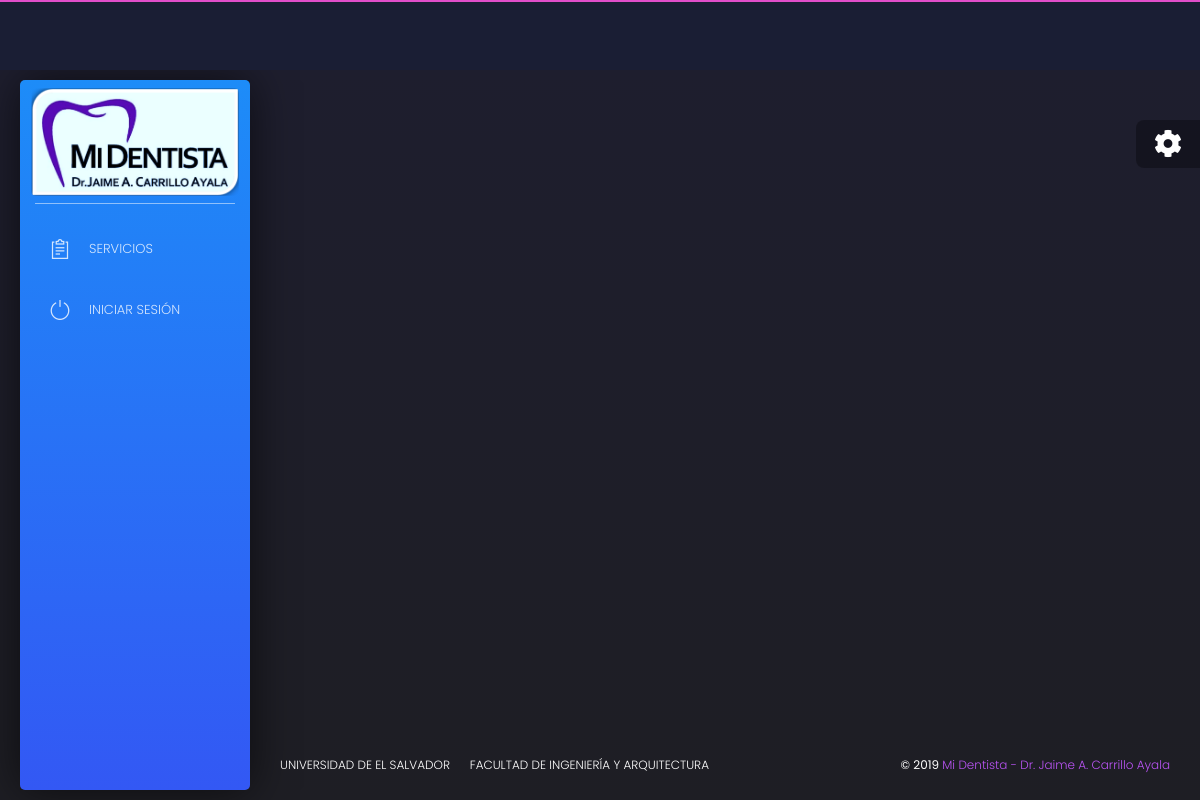
The app's page /, older data.
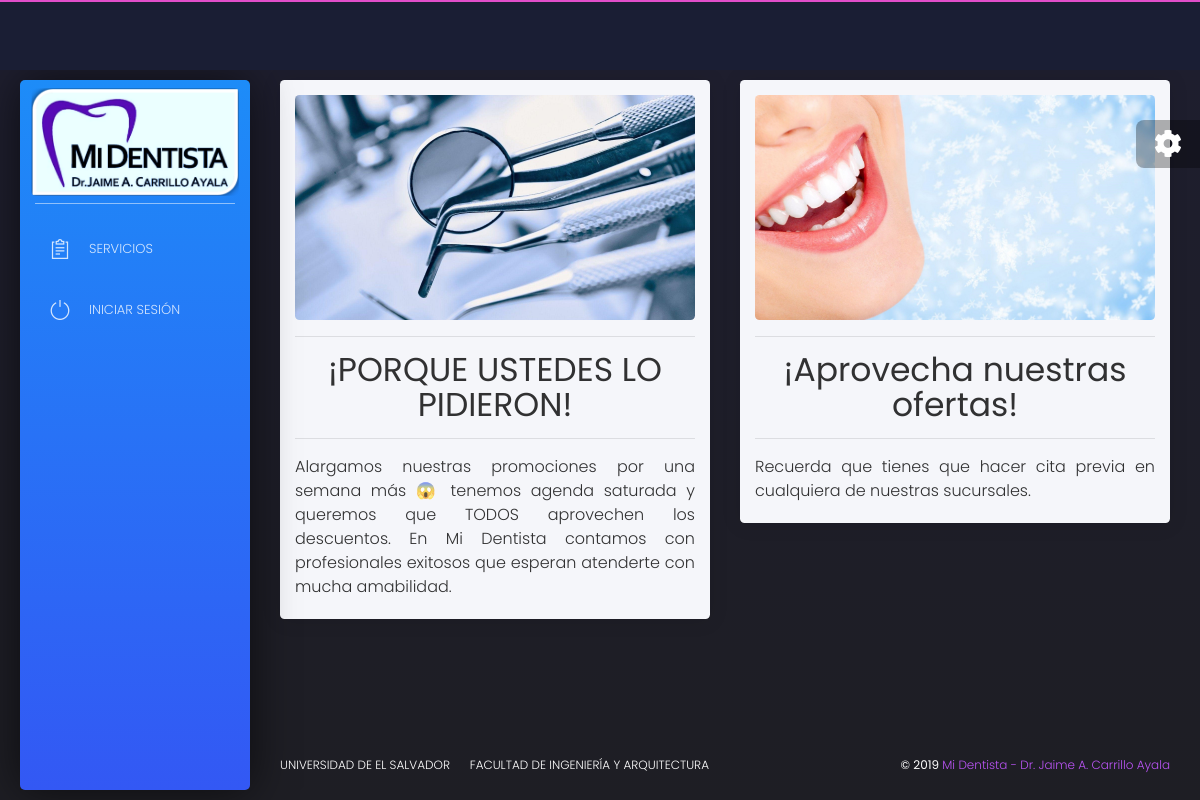
The same page, newer data.
### core/models.py (models this page shows)
class Publicacion(models.Model):
    id = models.AutoField(primary_key=True)
    titulo = models.CharField(max_length=128)
    descripcion = models.CharField(max_length=1024)
    created = models.DateField(auto_now=True)
    image = models.ImageField(upload_to='post/%Y/%m/%D/', null=True, blank=True)

### core/views.py (the view, shortened to what this page needs)
# urls.py: 2. Add a URL to urlpatterns:  path('', views.home, name='home')
def home(request):
    promociones = Promocion.objects.filter().order_by('-id')[:5]
    cantidad = Promocion.objects.filter().count()
    post = Publicacion.objects.all().order_by('-id')
    ps = []
    i=0
    for p in promociones:
        ps.append(p)
        i = i + 1
    if cantidad == 1:
        return render(request, "core/home.html", {'p0':p0, 'cantidad':cantidad, 'post':post})
    elif cantidad == 2:
        return render(request, "core/home.html", {'p0':p0, 'p1':p1, 'cantidad':cantidad, 'post':post})
    elif cantidad == 3:
        return render(request, "core/home.html", {'p0':p0, 'p1':p1, 'p2':p2, 'cantidad':cantidad, 'post':post})
    elif cantidad == 4:
        return render(request, "core/home.html", {'p0':p0, 'p1':p1, 'p2':p2, 'p3':p3, 'cantidad':cantidad, 'post':post})
    elif cantidad == 5:
        return render(request, "core/home.html", {'p0':p0, 'p1':p1, 'p2':p2, 'p3':p3, 'p4':p4, 'cantidad':cantidad, 'post':post})
    else:
        return render(request, "core/home.html", {'post':post})

### core/templates/core/home.html (shortened to what this page needs)
{% extends 'core/base.html' %}
{% load static %}
{% block content %}
<div class="content">
    <div class="row">
		{% for p in post %}
				<div class="col-md-6">
					<div class="card white-content">
						<div class="card-body">
							<a href="{{p.image.url}}"><img  src="{{p.image.url}}"></a>
							<hr>
							<h1 align=center>{{p.titulo}}</h1>
							<hr>
							<p align=justify><font size=3>{{p.descripcion}}</font></p>
						</div>
					</div>
				</div>
		{% endfor %}
	</div>
</div>
{% endblock %}

### core/templates/core/base.html (shortened to what this page needs)
{% load static %}
<!DOCTYPE html>
<html lang="en">
	<head>
	  <link href="https://use.fontawesome.com/releases/v5.0.6/css/all.css" rel="stylesheet"/>
	  <link href="{% static 'css/nucleo-icons.css' %}" rel="stylesheet" type="text/css"/>
	  <link href="{% static 'css/bootstrap.min.css' %}" rel="stylesheet" type="text/css"/>
	  <link href="{% static 'css/black-dashboard.css' %}" rel="stylesheet" type="text/css"/>
	  <link href="{% static 'demo/demo.css' %}" rel="stylesheet" />
	  <link rel="stylesheet" href="https://cdn.jsdelivr.net/npm/gijgo@1.9.6/css/gijgo.min.css">
	</head>
	<body >
	  <div class="wrapper ">
	    <div class="sidebar" data-color = "blue">
	      <div class="sidebar-wrapper">
	        <div class="logo">
	          <a href="{% url 'home' %}">
	            <img class = "img-responsive" align="cent" src="{% static 'images/logo.png' %}" width="100%" height="100%">
	          </a>
	        </div>
	        <ul class="nav">
				{% if request.user.is_superuser %}
					<li class="nav-item">
						<a class="nav-link collapsed" href="#" data-toggle="collapse" data-target="#collapsePages3" aria-expanded="true" aria-controls="collapsePages">
							<i class="tim-icons icon-notes"></i>
							<p><font size=2>Servicios</font></p>
						</a>
						<div id="collapsePages3" class="collapse" aria-labelledby="headingPages" data-parent="#accordionSidebar">
							<div class="py-2 collapse-inner rounded">
								<ul>
									<a href="{% url 'core:nuevotratamiento' %}" class="nav-item">
										<i class="tim-icons icon-simple-add"></i>
										<p>Agregar</p>
									</a>
									<a href="{% url 'core:tratamientos' %}" class="nav-item">
										<i class="tim-icons icon-pencil"></i>
										<p>Administrar</p>
									</a>
									<a href="{% url 'core:medicamentos' %}" class="nav-item">
										<i class="tim-icons icon-atom"></i>
										<p>Medicamentos</p>
									</a>
								</ul>
							</div>
						</div>
					</li>
				{% else %}
					<li>
						<a href="#">
							<i class="tim-icons icon-notes"></i>
							<p><font size=2>Servicios</font></p>
						</a>
					</li>
				{% endif %}
				{% if request.user.is_authenticated %}
					<li>
						<a href="{% url 'logout' %}">
						<i class="tim-icons icon-button-power"></i>
						<p><font size=2>Cerrar Sesión</font></p>
						</a>
					</li>
				{% else %}
					<li>
						<a href="{% url 'login' %}">
						<i class="tim-icons icon-button-power"></i>
						<p><font size=2>Iniciar Sesión</font></p>
						</a>
					</li>
				{% endif %}
	        </ul>
	      </div>
	    </div>
	    <div class="main-panel">
          <nav class="navbar navbar-expand-lg navbar-absolute">
          </nav>
					{% block content %}
					{% endblock content %}
	    <footer class="footer">
	      <div class="container-fluid">
	        <nav>
	          <ul>
	            <li>
	              <a href="http://www.ues.edu.sv">
	                Universidad de El Salvador
	              </a>
	            </li>
	            <li>
	              <a href="http://www.fia.ues.edu.sv">
	                Facultad de Ingeniería y Arquitectura
	              </a>
	            </li>
	          </ul>
	        </nav>
			<div class="copyright float-right">
            ©
			<a href="https://es-la.facebook.com/midentistaelsalvador/" target="_blank">Mi Dentista - Dr. Jaime A. Carrillo Ayala</a>
          </div>
	      </div>
	    </footer>
	  </div>
	</div>
	<div class="fixed-plugin">
	  <div class="dropdown show-dropdown">
	    <a href="#" data-toggle="dropdown">
	      <i class="fa fa-cog fa-2x"> </i>
	    </a>
	  </div>
	</div>
	</body>
</html>

Row changes from the older to the newer data that the page shows:
added Publicacion: image (picture), titulo "¡PORQUE USTEDES LO PIDIERON!", descripcion "Alargamos nuestras promociones por una semana más 😱 tenemos agenda saturada y queremos que TODOS aprovechen los descuentos. En Mi Dentista contamos con profesionales exitosos que esperan atenderte con mucha amabilidad."
added Publicacion: image (picture), titulo "¡Aprovecha nuestras ofertas!", descripcion "Recuerda que tienes que hacer cita previa en cualquiera de nuestras sucursales."
